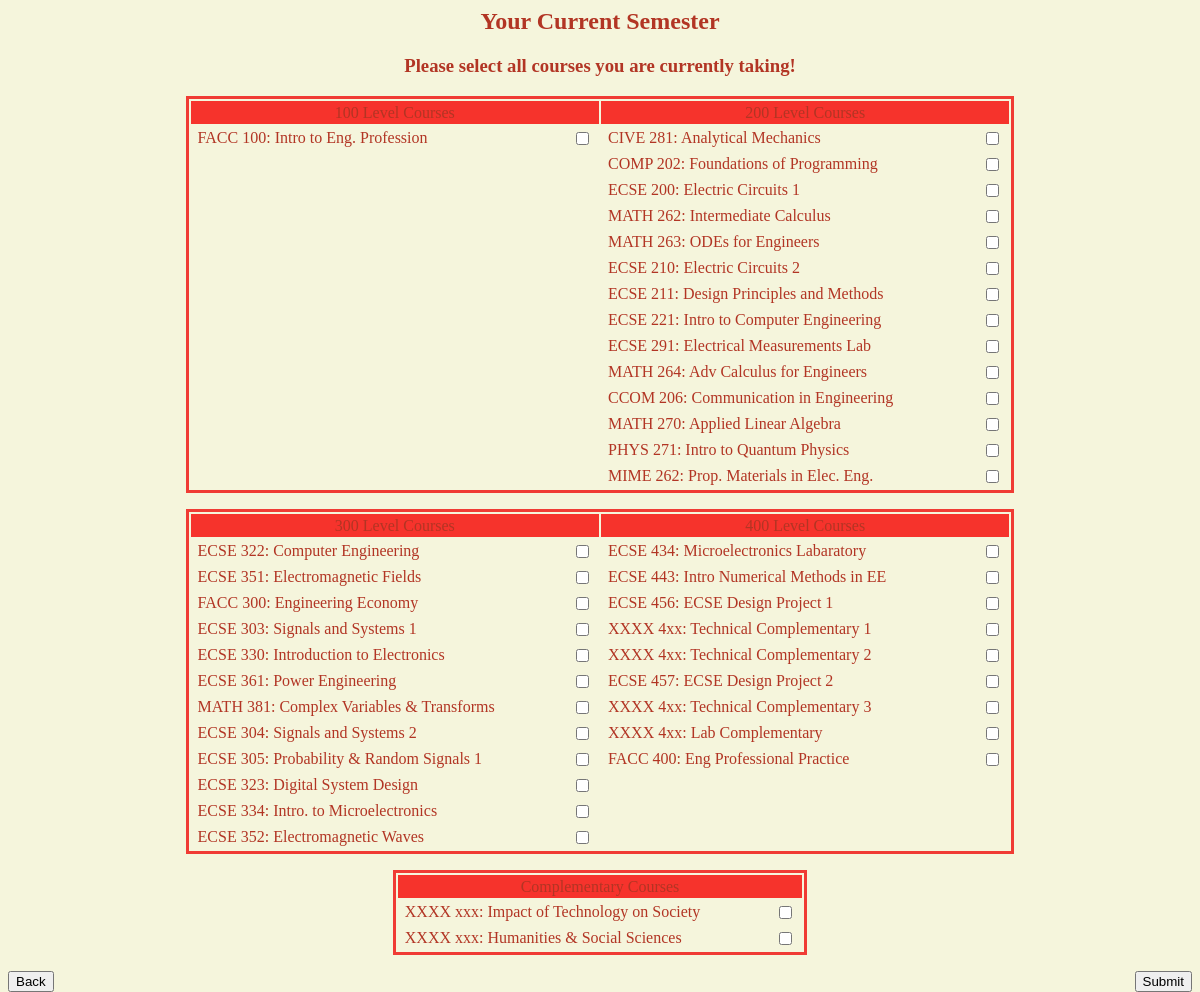
Page /CurrentSemester.php on the committed database.
### tables this page shows
CREATE TABLE IF NOT EXISTS `courses` (
`C_ID` int(5) NOT NULL,
  `Course_Code` varchar(4) NOT NULL,
  `Course_Number` varchar(3) NOT NULL,
  `Course_Name` varchar(40) NOT NULL,
  `Credits` int(1) NOT NULL,
  `Program` varchar(4) NOT NULL,
  `Course_Level` varchar(3) NOT NULL,
  `HAS_PRE_REQ` varchar(1) NOT NULL,
  `HAS_CO_REQ` varchar(1) NOT NULL,
  `IS_OFFERED_FALL` varchar(1) NOT NULL,
  `IS_OFFERED_WINTER` varchar(1) NOT NULL,
  `IS_TECH_OR_LAB` int(2) NOT NULL,
  `STATUS` int(1) NOT NULL
);

### Curriculum.php (the view, shortened to what this page needs)
<html>
<?php
class Curriculum {
					echo "<td width ='45%' bgcolor = '#F6332C' >"."<center>"."Semester ".$beginSemester."</center>" ?>
						<input type="checkbox" name="<?php echo $row_Recordset2['C_ID']; ?>" id="<?php echo $row_Recordset2['C_ID']; ?>" /><?php
	public function drawCLTable($cols, $rows, $levelCourse, $Recordset1, $Recordset2) {
		$count = 0;
		$check = 2;
		echo "<table id = 'course_level' width = '70%' class = center >";
		for($tr = 1; $tr <= $rows; $tr++) {
			if ($tr % 2 == 0) {
				echo "<tr>";
			}
			else {
				echo "<tr class= 'alt'>";
			}
			for($td = 1; $td <= $cols; $td++) {
				if($count < 2) {
					echo "<td width ='45%' bgcolor = '#F6332C'>"."<center>".$levelCourse."00 Level Courses"."</center>"."</td>";
					$count++;
					$levelCourse++;
				}
				else if($check % 2 == 0) {
					$check++;
					if($row_Recordset1 = mysql_fetch_assoc($Recordset1)) {
						echo "<td>".$row_Recordset1['Course_Code']." ".$row_Recordset1['Course_Number'].": ".$row_Recordset1['Course_Name'] ?>
					    <input type="checkbox" name="<?php echo $row_Recordset1['C_ID']; ?>" id="<?php echo $row_Recordset1['C_ID']; ?>"/><?php
					}
					else if($check == 3) {
						echo "<td>"."<center>"."Required Courses Completed!"."</center>"."</td>";
					}
					else {
						echo "<td>"." "."</td>";
					}
				}
				else {
					$check++;
					if($row_Recordset2 = mysql_fetch_assoc($Recordset2)) {
						echo "<td>".$row_Recordset2['Course_Code']." ".$row_Recordset2['Course_Number'].": ".$row_Recordset2['Course_Name']?>
						<input type="checkbox" name="<?php echo $row_Recordset2['C_ID']; ?>" id="<?php echo $row_Recordset2['C_ID']; ?>" /><?php
					}
					else if($check == 4) {
						echo "<td>"."<center>"."Required Courses Completed!"."</center>"."</td>";
					}
					else {
						echo "<td>"." "."</td>";
					}
				}
			}
		echo "</tr>";
		}
		echo "</table>";
	}
				echo "<td bgcolor = '#F6332C'>"."<center>"."Semester ".$semester."</center>"?>
					<input type="checkbox" name="<?php echo $row_Recordset['C_ID']; ?>" id="<?php echo $row_Recordset['C_ID']; ?>" /><?php
	public function drawSingleCLTable($rows, $Recordset, $string) {
		$check = false;
		echo "<table id = course_level class = 'left'>";
		for($tr = 1; $tr <= $rows; $tr++) {
			echo "<tr>";
			if (!$check) {
				echo "<td bgcolor = '#F6332C'>"."<center>".$string."</center>"."</td>";
				$check = true;
			}
			else {
				if($row_Recordset = mysql_fetch_assoc($Recordset)) {
					echo "<td>".$row_Recordset['Course_Code']." ".$row_Recordset['Course_Number'].": ".$row_Recordset['Course_Name']?>
					<input type="checkbox" name="<?php echo $row_Recordset['C_ID']; ?>" id="<?php echo $row_Recordset['C_ID']; ?>" /><?php
				}
				else {
					echo "<td>"."<center>"."Required Courses Completed!"."</center>"."</td>";
				}
			}
			echo "</tr>";
		}
		echo "</table>";
	}
}
?>
</html>

### CurrentSemester.php (shortened to what this page needs)
<html>
<body>
<form id="formEE" name="formEE" method="GET" action="SuggestedStream.php">
<?php
require_once('Connections/con_mcgill.php');
include ("Curriculum.php");
$CurrentCurriculum = new Curriculum();
$ECEcourses = 92;
$CourseLevel_100 = array();
$CourseLevel_200 = array();
$CourseLevel_300 = array();
$CourseLevel_400 = array();
$CourseLevel_XXX = array();
?> <h2>Your Current Semester</h2>
   <h3>Please select all courses you are currently taking!</h3>
<?php
$query_Recordset100 = "SELECT courses.C_ID, courses.Course_Code, courses.Course_Number, courses.Course_Name FROM courses WHERE COURSE_LEVEL = '100' AND STATUS = 0 AND (PROGRAM = 'ECSE' OR PROGRAM = 'EC' OR PROGRAM = 'EE')";
$query_Recordset200 = "SELECT courses.C_ID, courses.Course_Code, courses.Course_Number, courses.Course_Name FROM courses WHERE COURSE_LEVEL = '200' AND STATUS = 0 AND (PROGRAM = 'ECSE' OR PROGRAM = 'EC' OR PROGRAM = 'EE')";
$query_Recordset300 = "SELECT courses.C_ID, courses.Course_Code, courses.Course_Number, courses.Course_Name FROM courses WHERE COURSE_LEVEL = '300' AND STATUS = 0 AND (PROGRAM = 'ECSE' OR PROGRAM = 'EC' OR PROGRAM = 'EE')";
$query_Recordset400 = "SELECT courses.C_ID, courses.Course_Code, courses.Course_Number, courses.Course_Name FROM courses WHERE COURSE_LEVEL = '400' AND STATUS = 0 AND (PROGRAM = 'ECSE' OR PROGRAM = 'EC' OR PROGRAM = 'EE')";
$query_RecordsetXXX = "SELECT courses.C_ID, courses.Course_Code, courses.Course_Number, courses.Course_Name FROM courses WHERE COURSE_LEVEL = 'xxx' AND STATUS = 0 AND (PROGRAM = 'ECSE' OR PROGRAM = 'EC' OR PROGRAM = 'EE')";
$Recordset100 = mysql_query($query_Recordset100, $con_mcgill) or die(mysql_errno());
$Recordset200 = mysql_query($query_Recordset200, $con_mcgill) or die(mysql_errno());
$Recordset300 = mysql_query($query_Recordset300, $con_mcgill) or die(mysql_errno());
$Recordset400 = mysql_query($query_Recordset400, $con_mcgill) or die(mysql_errno());
$RecordsetXXX = mysql_query($query_RecordsetXXX, $con_mcgill) or die(mysql_errno());
for($i = 1; $i <= $ECEcourses; $i++) {
	if($query_Recordset100 = mysql_fetch_assoc($Recordset100)) {
		array_push($CourseLevel_100, $i);
		}
	if($query_Recordset200 = mysql_fetch_assoc($Recordset200)) {
		array_push($CourseLevel_200, $i);
		}
	if($query_Recordset300 = mysql_fetch_assoc($Recordset300)) {
		array_push($CourseLevel_300, $i);
		}
	if($query_Recordset400 = mysql_fetch_assoc($Recordset400)) {
		array_push($CourseLevel_400, $i);
		}
	if($query_RecordsetXXX = mysql_fetch_assoc($RecordsetXXX)) {
		array_push($CourseLevel_XXX, $i);
		}
}
if(count($CourseLevel_100) < count($CourseLevel_200)) {
	$Count_1 = count($CourseLevel_200) + 1;
	}
if(count($CourseLevel_300) < count($CourseLevel_400)) {
	$Count_2 = count($CourseLevel_400) + 1;
}
else if(count($CourseLevel_300) == 0 AND count($CourseLevel_400) == 0) {
	$Count_2 = 2;
}
else {
	$Count_2 = count($CourseLevel_300) + 1;
}
if(count($CourseLevel_XXX) == 0) {
	$Count_3 = 2;
}
else {
	$Count_3 = count($CourseLevel_XXX) + 1;
}
$query_Recordset100 = "SELECT courses.C_ID, courses.Course_Code, courses.Course_Number, courses.Course_Name FROM courses WHERE COURSE_LEVEL = '100' AND STATUS = 0 AND (PROGRAM = 'ECSE' OR PROGRAM = 'EC' OR PROGRAM = 'EE')";
$query_Recordset200 = "SELECT courses.C_ID, courses.Course_Code, courses.Course_Number, courses.Course_Name FROM courses WHERE COURSE_LEVEL = '200' AND STATUS = 0 AND (PROGRAM = 'ECSE' OR PROGRAM = 'EC' OR PROGRAM = 'EE')";
$query_Recordset300 = "SELECT courses.C_ID, courses.Course_Code, courses.Course_Number, courses.Course_Name FROM courses WHERE COURSE_LEVEL = '300' AND STATUS = 0 AND (PROGRAM = 'ECSE' OR PROGRAM = 'EC' OR PROGRAM = 'EE')";
$query_Recordset400 = "SELECT courses.C_ID, courses.Course_Code, courses.Course_Number, courses.Course_Name FROM courses WHERE COURSE_LEVEL = '400' AND STATUS = 0 AND (PROGRAM = 'ECSE' OR PROGRAM = 'EC' OR PROGRAM = 'EE')";
$query_RecordsetXXX = "SELECT courses.C_ID, courses.Course_Code, courses.Course_Number, courses.Course_Name FROM courses WHERE COURSE_LEVEL = 'xxx' AND STATUS = 0 AND (PROGRAM = 'ECSE' OR PROGRAM = 'EC' OR PROGRAM = 'EE')";
$Recordset100 = mysql_query($query_Recordset100, $con_mcgill) or die(mysql_errno());
$Recordset200 = mysql_query($query_Recordset200, $con_mcgill) or die(mysql_errno());
$Recordset300 = mysql_query($query_Recordset300, $con_mcgill) or die(mysql_errno());
$Recordset400 = mysql_query($query_Recordset400, $con_mcgill) or die(mysql_errno());
$RecordsetXXX = mysql_query($query_RecordsetXXX, $con_mcgill) or die(mysql_errno());
$CurrentCurriculum -> drawCLTable(2, $Count_1, 1, $Recordset100, $Recordset200); ?>
<?php
$CurrentCurriculum -> drawCLTable(2, $Count_2, 3, $Recordset300, $Recordset400); ?>
<?php
$CurrentCurriculum -> drawSingleCLTable($Count_3, $RecordsetXXX, "Complementary Courses"); ?>
<button type="button" onclick="history.back();">Back</button>
<input type="submit" value="Submit">
</form>
</body>
</html>

### CurrentSemester.php (style rules this page uses)
table.center { width:70%; margin-left:15%; margin-right:15%; }
table.left { width:35%; margin-left:32.5%; margin-right:32.5%; }
#course_level { font-family: "Verdana"; border: 3px solid #F03B34; }
#course_level td { border: 5px; padding: 3px 7px 2px 7px; }
body { background-color: #f5f5dc; text-align: center; color: #b23524; font-family: "Verdana"; }
input { float: right; }
button { float: left; }

### rows in the picture
courses: Course_Code "FACC", Course_Number "100", Course_Name "Intro to Eng. Profession"
courses: Course_Code "CIVE", Course_Number "281", Course_Name "Analytical Mechanics"
courses: Course_Code "COMP", Course_Number "202", Course_Name "Foundations of Programming"
courses: Course_Code "ECSE", Course_Number "200", Course_Name "Electric Circuits 1"
courses: Course_Code "MATH", Course_Number "262", Course_Name "Intermediate Calculus"
courses: Course_Code "MATH", Course_Number "263", Course_Name "ODEs for Engineers"
courses: Course_Code "ECSE", Course_Number "210", Course_Name "Electric Circuits 2"
courses: Course_Code "ECSE", Course_Number "211", Course_Name "Design Principles and Methods"
courses: Course_Code "ECSE", Course_Number "221", Course_Name "Intro to Computer Engineering"
courses: Course_Code "ECSE", Course_Number "291", Course_Name "Electrical Measurements Lab"
courses: Course_Code "MATH", Course_Number "264", Course_Name "Adv Calculus for Engineers"
courses: Course_Code "CCOM", Course_Number "206", Course_Name "Communication in Engineering"
courses: Course_Code "MATH", Course_Number "270", Course_Name "Applied Linear Algebra"
courses: Course_Code "PHYS", Course_Number "271", Course_Name "Intro to Quantum Physics"
courses: Course_Code "MIME", Course_Number "262", Course_Name "Prop. Materials in Elec. Eng."
courses: Course_Code "ECSE", Course_Number "322", Course_Name "Computer Engineering"
courses: Course_Code "ECSE", Course_Number "434", Course_Name "Microelectronics Labaratory"
courses: Course_Code "ECSE", Course_Number "351", Course_Name "Electromagnetic Fields"
courses: Course_Code "ECSE", Course_Number "443", Course_Name "Intro Numerical Methods in EE"
courses: Course_Code "FACC", Course_Number "300", Course_Name "Engineering Economy"
courses: Course_Code "ECSE", Course_Number "456", Course_Name "ECSE Design Project 1"
courses: Course_Code "ECSE", Course_Number "303", Course_Name "Signals and Systems 1"
courses: Course_Code "XXXX", Course_Number "4xx", Course_Name "Technical Complementary 1"
courses: Course_Code "ECSE", Course_Number "330", Course_Name "Introduction to Electronics"
courses: Course_Code "XXXX", Course_Number "4xx", Course_Name "Technical Complementary 2"
courses: Course_Code "ECSE", Course_Number "361", Course_Name "Power Engineering"
courses: Course_Code "ECSE", Course_Number "457", Course_Name "ECSE Design Project 2"
courses: Course_Code "MATH", Course_Number "381", Course_Name "Complex Variables & Transforms"
courses: Course_Code "XXXX", Course_Number "4xx", Course_Name "Technical Complementary 3"
courses: Course_Code "ECSE", Course_Number "304", Course_Name "Signals and Systems 2"
courses: Course_Code "XXXX", Course_Number "4xx", Course_Name "Lab Complementary"
courses: Course_Code "ECSE", Course_Number "305", Course_Name "Probability & Random Signals 1"
courses: Course_Code "FACC", Course_Number "400", Course_Name "Eng Professional Practice"
courses: Course_Code "ECSE", Course_Number "323", Course_Name "Digital System Design"
courses: Course_Code "ECSE", Course_Number "334", Course_Name "Intro. to Microelectronics"
courses: Course_Code "ECSE", Course_Number "352", Course_Name "Electromagnetic Waves"
courses: Course_Code "XXXX", Course_Number "xxx", Course_Name "Impact of Technology on Society"
courses: Course_Code "XXXX", Course_Number "xxx", Course_Name "Humanities & Social Sciences"
